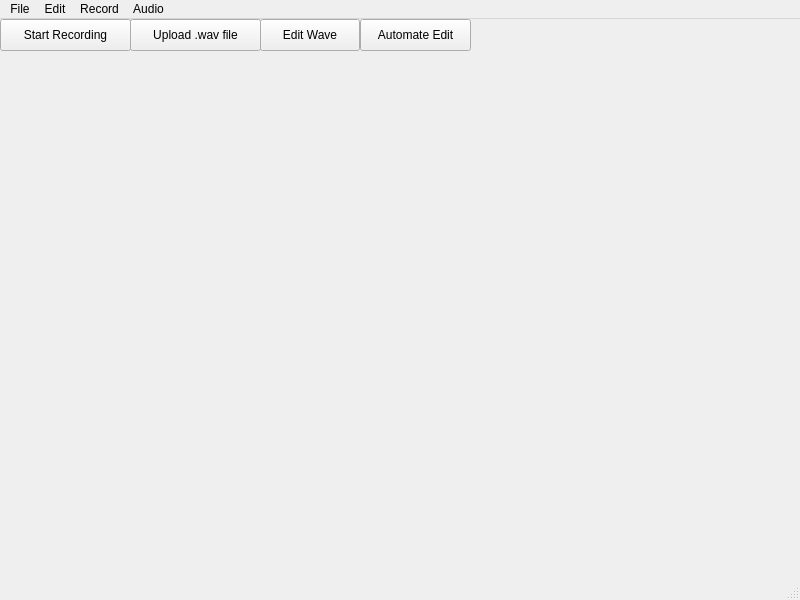
<?xml version="1.0" encoding="UTF-8"?>
<ui version="4.0">
 <class>MainWindow</class>
 <widget class="QMainWindow" name="MainWindow">
  <property name="geometry">
   <rect>
    <x>0</x>
    <y>0</y>
    <width>800</width>
    <height>600</height>
   </rect>
  </property>
  <property name="windowTitle">
   <string>MainWindow</string>
  </property>
  <widget class="QWidget" name="centralwidget">
   <widget class="QPushButton" name="pushButton">
    <property name="geometry">
     <rect>
      <x>0</x>
      <y>0</y>
      <width>131</width>
      <height>32</height>
     </rect>
    </property>
    <property name="text">
     <string>Start Recording</string>
    </property>
   </widget>
   <widget class="QWidget" name="main_plot" native="true">
    <property name="geometry">
     <rect>
      <x>0</x>
      <y>30</y>
      <width>661</width>
      <height>241</height>
     </rect>
    </property>
   </widget>
   <widget class="QPushButton" name="pushButton_2">
    <property name="geometry">
     <rect>
      <x>130</x>
      <y>0</y>
      <width>131</width>
      <height>32</height>
     </rect>
    </property>
    <property name="text">
     <string>Upload .wav file</string>
    </property>
   </widget>
   <widget class="QPushButton" name="pushButton_3">
    <property name="geometry">
     <rect>
      <x>260</x>
      <y>0</y>
      <width>100</width>
      <height>32</height>
     </rect>
    </property>
    <property name="text">
     <string>Edit Wave</string>
    </property>
   </widget>
   <widget class="QPushButton" name="pushButton_4">
    <property name="geometry">
     <rect>
      <x>360</x>
      <y>0</y>
      <width>111</width>
      <height>32</height>
     </rect>
    </property>
    <property name="text">
     <string>Automate Edit</string>
    </property>
   </widget>
  </widget>
  <widget class="QMenuBar" name="menubar">
   <property name="geometry">
    <rect>
     <x>0</x>
     <y>0</y>
     <width>800</width>
     <height>24</height>
    </rect>
   </property>
   <widget class="QMenu" name="menuFile">
    <property name="title">
     <string>File</string>
    </property>
    <widget class="QMenu" name="menuSave_wav_file_as">
     <property name="title">
      <string>Save .wav file as </string>
     </property>
     <addaction name="actionSave_as_flac"/>
     <addaction name="actionSave_as_mp3"/>
    </widget>
    <addaction name="actionNew_file"/>
    <addaction name="actionOpen_wav_file"/>
    <addaction name="actionSave_wav_file"/>
    <addaction name="menuSave_wav_file_as"/>
   </widget>
   <widget class="QMenu" name="menuEdit">
    <property name="title">
     <string>Edit</string>
    </property>
    <widget class="QMenu" name="menuAudio_Mixing">
     <property name="title">
      <string>Audio Mixing</string>
     </property>
     <addaction name="actionOpen_Editor"/>
    </widget>
    <addaction name="menuAudio_Mixing"/>
    <addaction name="actionj"/>
   </widget>
   <widget class="QMenu" name="menuRecord">
    <property name="title">
     <string>Record</string>
    </property>
    <addaction name="actionBegin_Recording"/>
    <addaction name="actionEnd_Recording"/>
    <addaction name="actionReset_Recording"/>
   </widget>
   <widget class="QMenu" name="menuAudio">
    <property name="title">
     <string>Audio</string>
    </property>
    <widget class="QMenu" name="menuPlay">
     <property name="title">
      <string>Play</string>
     </property>
     <addaction name="actionRaw_Audio"/>
     <addaction name="actionFiltered_Audio"/>
     <addaction name="actionEdited_Audio"/>
     <addaction name="actionAudio_History"/>
    </widget>
    <addaction name="menuPlay"/>
   </widget>
   <addaction name="menuFile"/>
   <addaction name="menuEdit"/>
   <addaction name="menuRecord"/>
   <addaction name="menuAudio"/>
  </widget>
  <widget class="QStatusBar" name="statusbar"/>
  <action name="actionOpen_wav_file">
   <property name="text">
    <string>Open .wav file</string>
   </property>
   <property name="shortcut">
    <string>Ctrl+O</string>
   </property>
  </action>
  <action name="actionSave_wav_file">
   <property name="text">
    <string>Save .wav file</string>
   </property>
   <property name="shortcut">
    <string>Ctrl+S</string>
   </property>
  </action>
  <action name="actionNew_file">
   <property name="text">
    <string>New file</string>
   </property>
   <property name="shortcut">
    <string>Ctrl+N</string>
   </property>
  </action>
  <action name="actionBegin_Recording">
   <property name="text">
    <string>Begin Recording</string>
   </property>
  </action>
  <action name="actionEnd_Recording">
   <property name="text">
    <string>End Recording</string>
   </property>
  </action>
  <action name="actionSave_as_flac">
   <property name="text">
    <string>Save as .flac</string>
   </property>
  </action>
  <action name="actionSave_as_mp3">
   <property name="text">
    <string>Save as .mp3</string>
   </property>
  </action>
  <action name="actionReset_Recording">
   <property name="text">
    <string>Reset Recording</string>
   </property>
  </action>
  <action name="actionRaw_Audio">
   <property name="text">
    <string>Raw Audio</string>
   </property>
  </action>
  <action name="actionFiltered_Audio">
   <property name="text">
    <string>Filtered Audio</string>
   </property>
  </action>
  <action name="actionEdited_Audio">
   <property name="text">
    <string>Edited Audio</string>
   </property>
  </action>
  <action name="actionOpen_Editor">
   <property name="text">
    <string>Open Editor</string>
   </property>
  </action>
  <action name="actionj">
   <property name="text">
    <string>Automate Sound Editing</string>
   </property>
  </action>
  <action name="actionAudio_History">
   <property name="text">
    <string>Audio History</string>
   </property>
  </action>
 </widget>
 <resources/>
 <connections/>
</ui>
